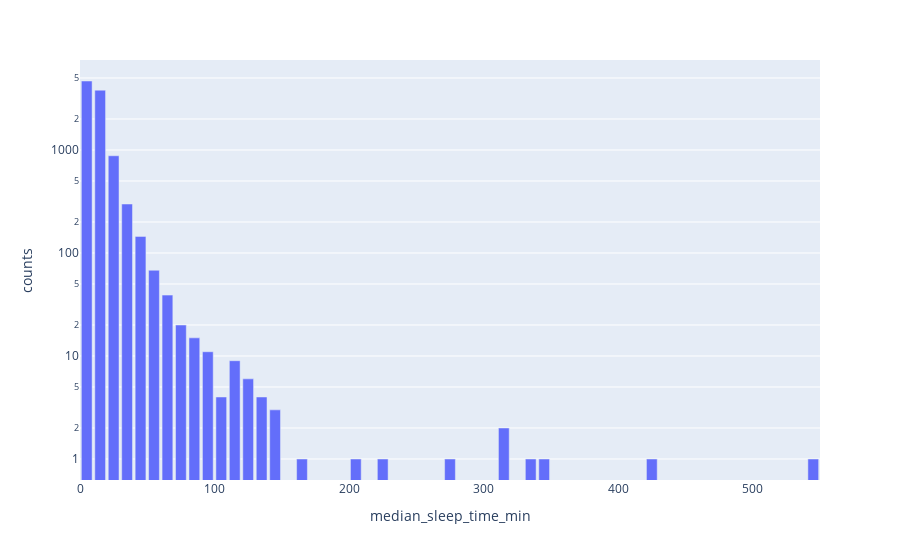

The notebook cell saved with this chart:
### Code cell
#fig1 = px.histogram(df, x="median_sleep_time_min",opacity=0.8,log_y=True,title='distribution of sleep time of each user individualy',nbins=100).update_xaxes(categoryorder='total ascending')
counts, bins = np.histogram(df.median_sleep_time_min, bins=range(0, 560, 10))
bins = 0.5 * (bins[:-1] + bins[1:])
fig1 = px.bar(x=bins, y=counts, log_y=True,labels={'x':'median_sleep_time_min', 'y':'counts'})
fig1.show()

### Figure 1 — Plotly figure (JSON) as saved in the notebook; plotly's stock layout.template omitted (floating-point values rounded to 4 significant figures)
{"data": [{"alignmentgroup": "True", "hovertemplate": "median_sleep_time_min=%{x}<br>counts=%{y}<extra></extra>", "legendgroup": "", "marker": {"color": "#636efa", "pattern": {"shape": ""}}, "name": "", "offsetgroup": "", "orientation": "v", "showlegend": false, "textposition": "auto", "type": "bar", "x": [5, 15, 25, 35, 45, 55, 65, 75, 85, 95, 105, 115, 125, 135, 145, 155, 165, 175, 185, 195, 205, 215, 225, 235, 245, 255, 265, 275, 285, 295, 305, 315, 325, 335, 345, 355, 365, 375, 385, 395, 405, 415, 425, 435, 445, 455, 465, 475, 485, 495, 505, 515, 525, 535, 545], "xaxis": "x", "y": [4677, 3811, 879, 299, 145, 68, 39, 20, 15, 11, 4, 9, 6, 4, 3, 0, 1, 0, 0, 0, 1, 0, 1, 0, 0, 0, 0, 1, 0, 0, 0, 2, 0, 1, 1, 0, 0, 0, 0, 0, 0, 0, 1, 0, 0, 0, 0, 0, 0, 0, 0, 0, 0, 0, 1], "yaxis": "y"}], "layout": {"barmode": "relative", "legend": {"tracegroupgap": 0}, "margin": {"t": 60}, "xaxis": {"anchor": "y", "domain": [0, 1], "title": {"text": "median_sleep_time_min"}}, "yaxis": {"anchor": "x", "domain": [0, 1], "title": {"text": "counts"}, "type": "log"}}}
